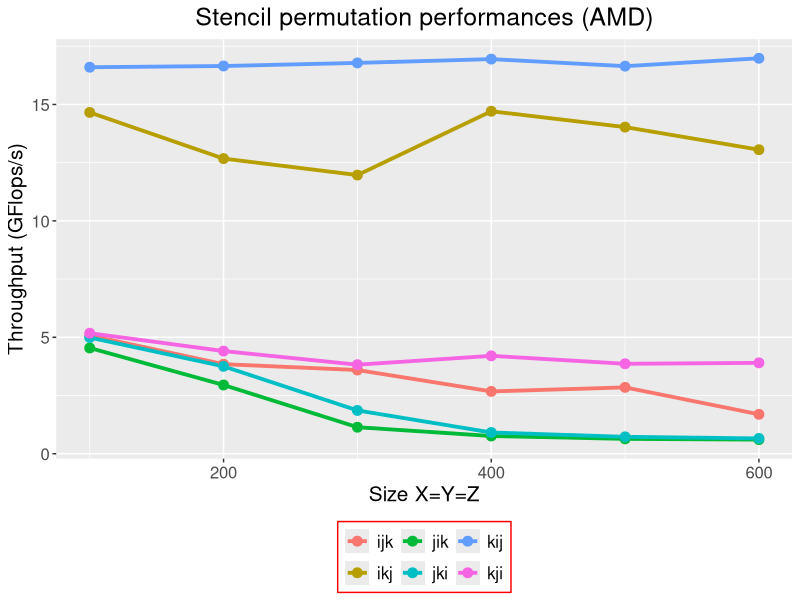
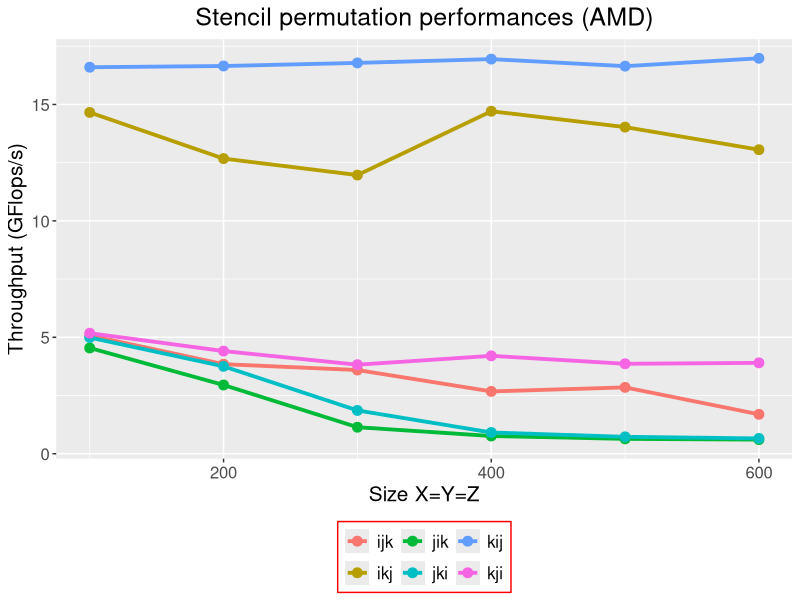

Generate these figures, in order, with R:
setwd("/home/alexis/Dev/Barthou/Projet/data")
library(ggplot2)
library("reshape2")


data = read.csv("stencil_permutation.csv")

p = ggplot(data, aes(x=size, y=throughput, group=permutation, color=permutation))+
  geom_line(size=1.3) +
  geom_point(size=3) +
  ggtitle("Stencil permutation performances (AMD)") +
  xlab("Size X=Y=Z") + ylab("Throughput (GFlops/s)") +
  theme( legend.position="bottom",
           legend.title = element_blank(),
         legend.background = element_rect(color = "red"),
           legend.box.just="right",
           plot.title = element_text(hjust = 0.5),
           text = element_text(size=15))

p
ggsave(plot = p, filename = "permutation.png")